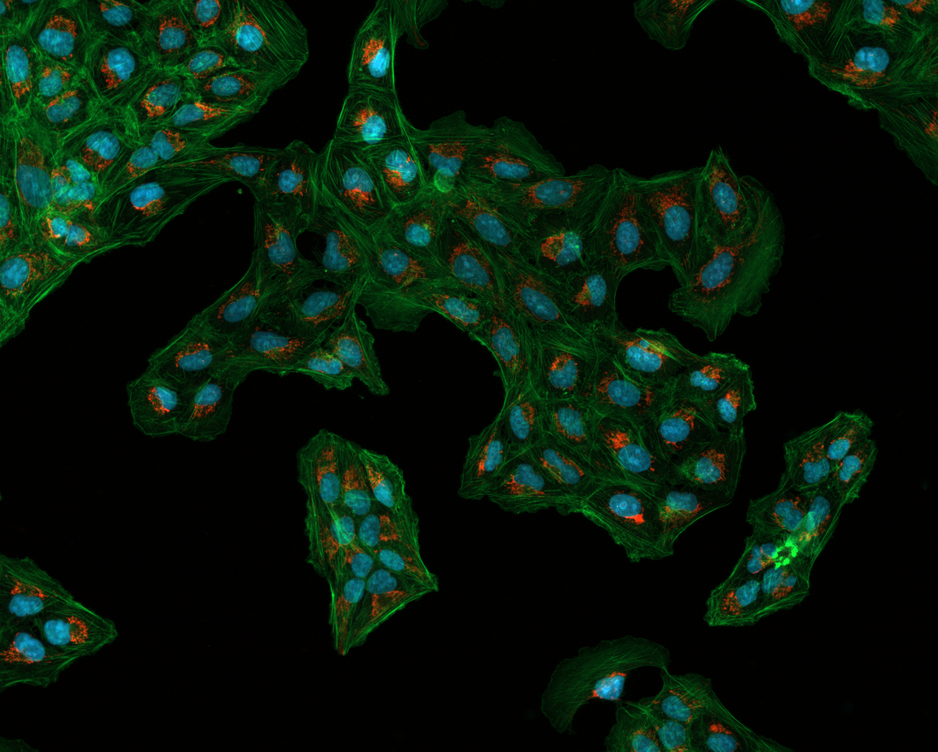
#> input picture data/Osteosarcoma_01.tif, 938 x 752 px, shrunk from 1376 x 1104 before the run
$ python watershed_grain_size_multiple_img.py
#> lines starting #> are read from the running program, lines starting #| are printed output that depends on the picture; after the words box and inside, x2 and y2 are one past the last pixel; in counts of white or black regions, pixels touching at a corner belong together
from matplotlib import pyplot as plt
import numpy as np
import cv2
from skimage import measure
from skimage.segmentation import clear_border

pixels_to_um = 0.454

img1 = cv2.imread("../data/Osteosarcoma_01.tif")
#> img1 is the input picture: shape (752, 938, 3); mean B, G, R 11.1, 23.9, 7

if img1 is None:
    raise FileNotFoundError("Image not loaded. Check your file path.")

imgb = img1[:, :, 0]   # blue channel

plt.figure()
plt.imshow(imgb, cmap="gray")
plt.title("Blue Channel")

ret, thresh = cv2.threshold(
    imgb,
    0,
    255,
    cv2.THRESH_BINARY + cv2.THRESH_OTSU
)
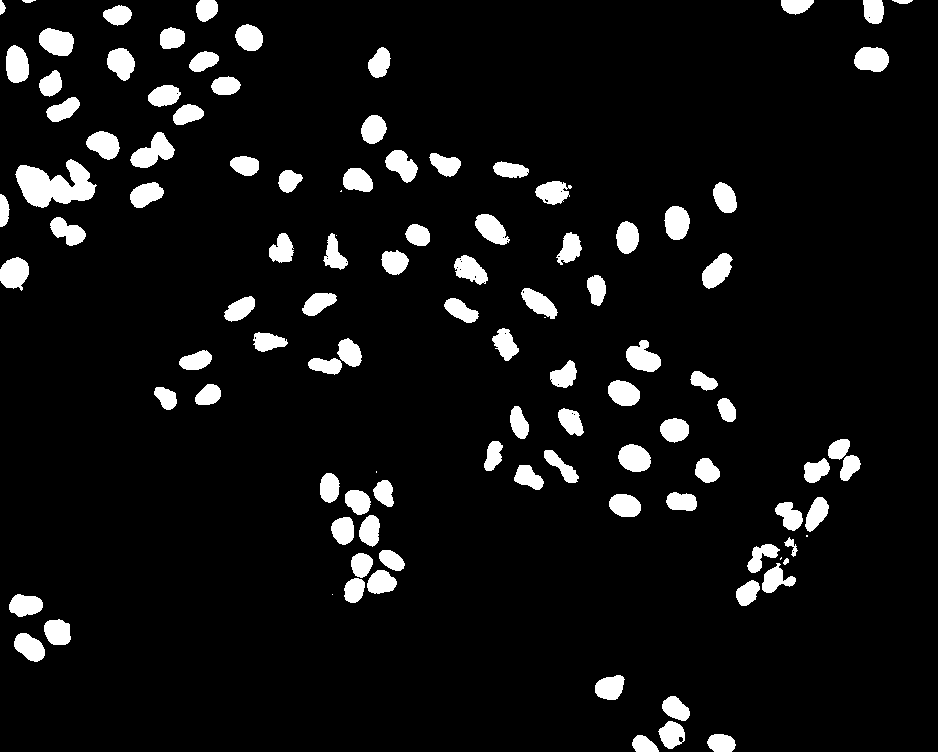
#> thresh: shape (752, 938); 7.1% white; 107 white regions (7 under 20 px), largest, box (x1, y1, x2, y2) and area: (15, 159, 97, 208) 2345, (130, 132, 175, 168) 862, (39, 28, 74, 56) 747
#> ret = 50

kernel = np.ones((3, 3), np.uint8)

opening = cv2.morphologyEx(
    thresh,
    cv2.MORPH_OPEN,
    kernel,
    iterations=1
)
#> opening: shape (752, 938); 7.1% white; 102 white regions (1 under 20 px), largest, box (x1, y1, x2, y2) and area: (16, 160, 95, 208) 2337, (131, 132, 174, 168) 856, (39, 28, 74, 56) 747

opening = clear_border(opening)

distance = cv2.distanceTransform(
    opening,
    cv2.DIST_L2,
    3
)

ret2, thresh2 = cv2.threshold(
    distance,
    0.2 * distance.max(),
    255,
    0
)
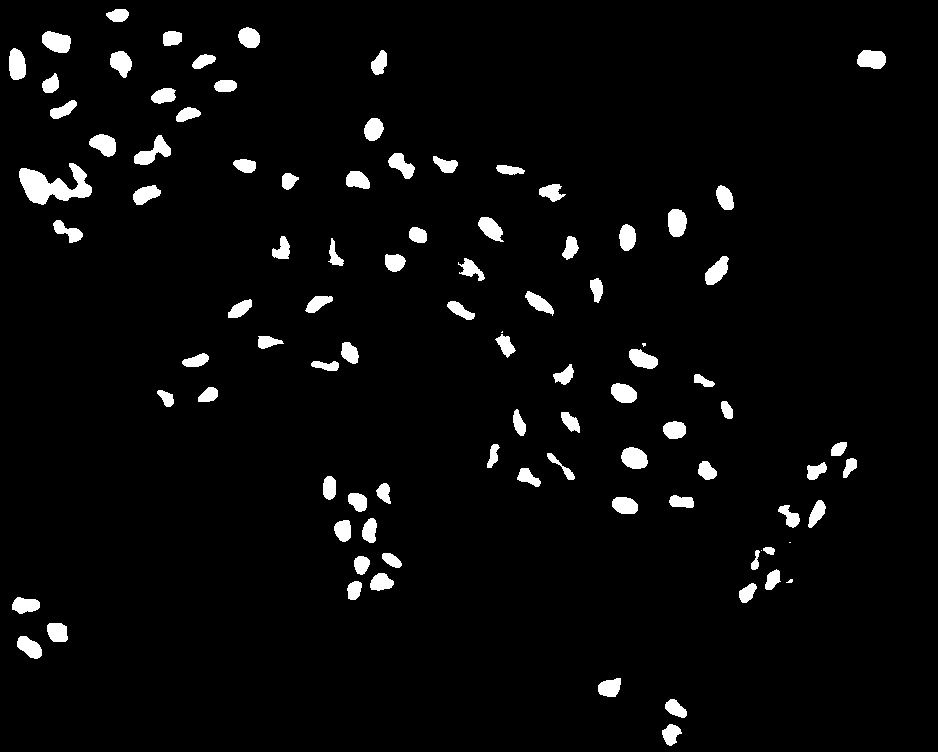
#> thresh2: shape (752, 938) float32; 3.7% white; 94 white regions (5 under 20 px), largest, box (x1, y1, x2, y2) and area: (19, 163, 92, 205) 1593, (134, 135, 171, 165) 504, (42, 31, 71, 53) 481
#> ret2 = 3.15

sure_fg = np.uint8(thresh2)
sure_bg = cv2.dilate(opening, kernel, iterations=1)
#> sure_bg: shape (752, 938); 8.1% white; 81 white regions, largest, box (x1, y1, x2, y2) and area: (15, 159, 96, 209) 2688, (343, 552, 398, 604) 1647, (803, 438, 861, 484) 1423

unknown = cv2.subtract(sure_bg, sure_fg)
#> unknown: shape (752, 938); 4.4% white; 81 white regions

ret3, markers = cv2.connectedComponents(sure_fg)
#> markers: shape (752, 938) int32; 95 distinct labels, from 0 to 94
#> ret3 = 95
markers = markers + 10
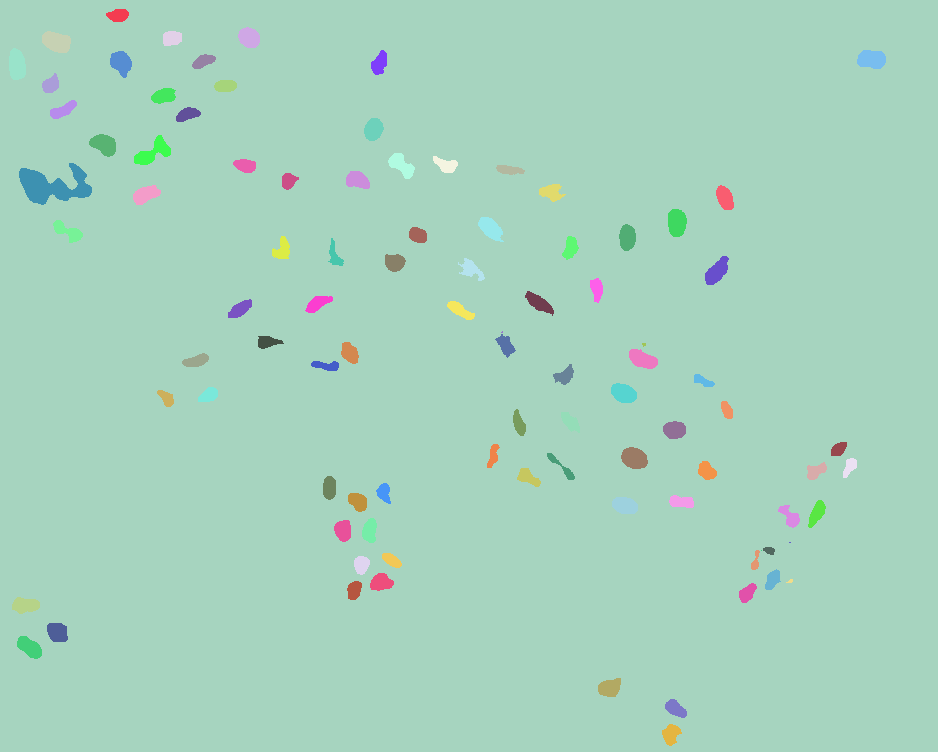
#> markers: shape (752, 938) int32; 95 distinct labels, from 10 to 104; one colour per label, 0 black
markers[unknown == 255] = 0

markers = markers.astype(np.int32)
markers = cv2.watershed(img1, markers)
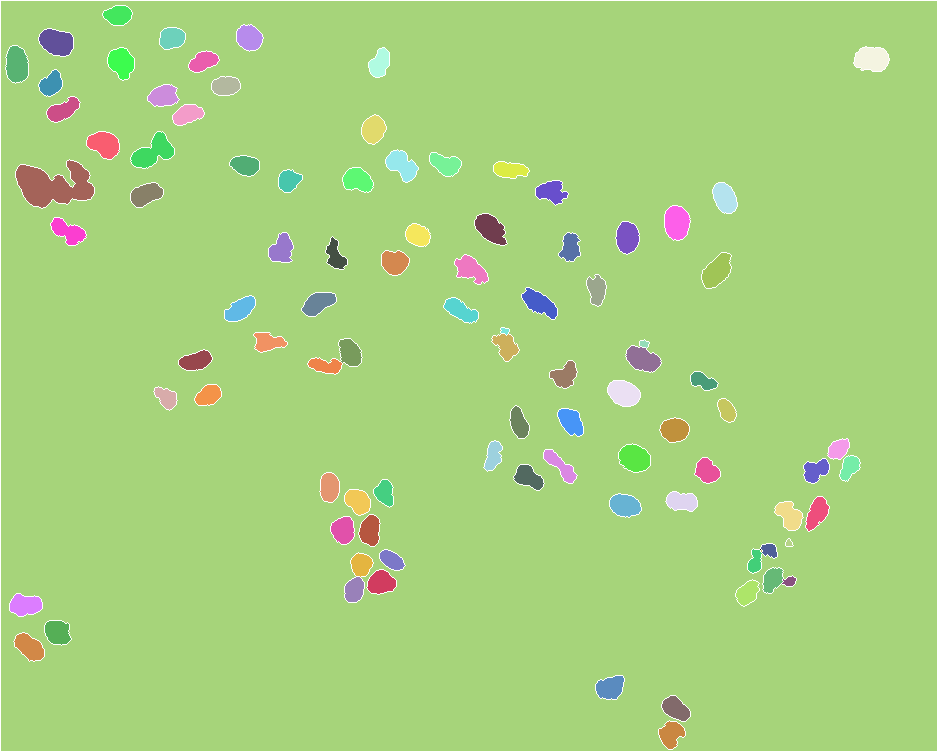
#> markers: shape (752, 938) int32; 97 distinct labels, from -1 to 104; one colour per label, 0 black, -1 white

label_img = markers.copy()
label_img[label_img == -1] = 0
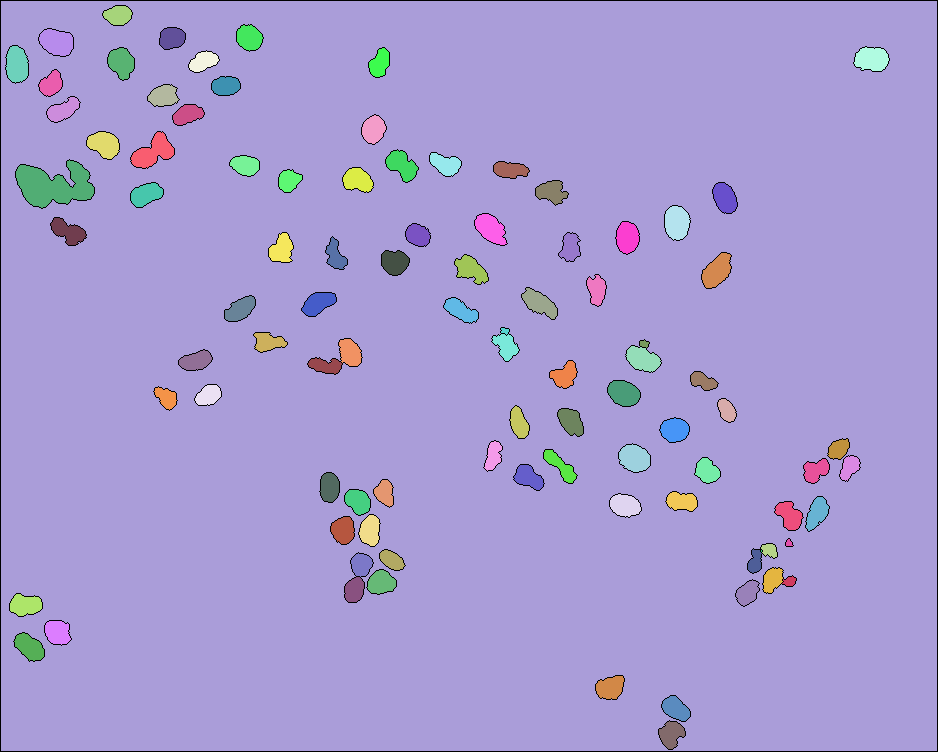
#> label_img: shape (752, 938) int32; 96 distinct labels, from 0 to 104; one colour per label, 0 black
label_img[label_img == 10] = 0
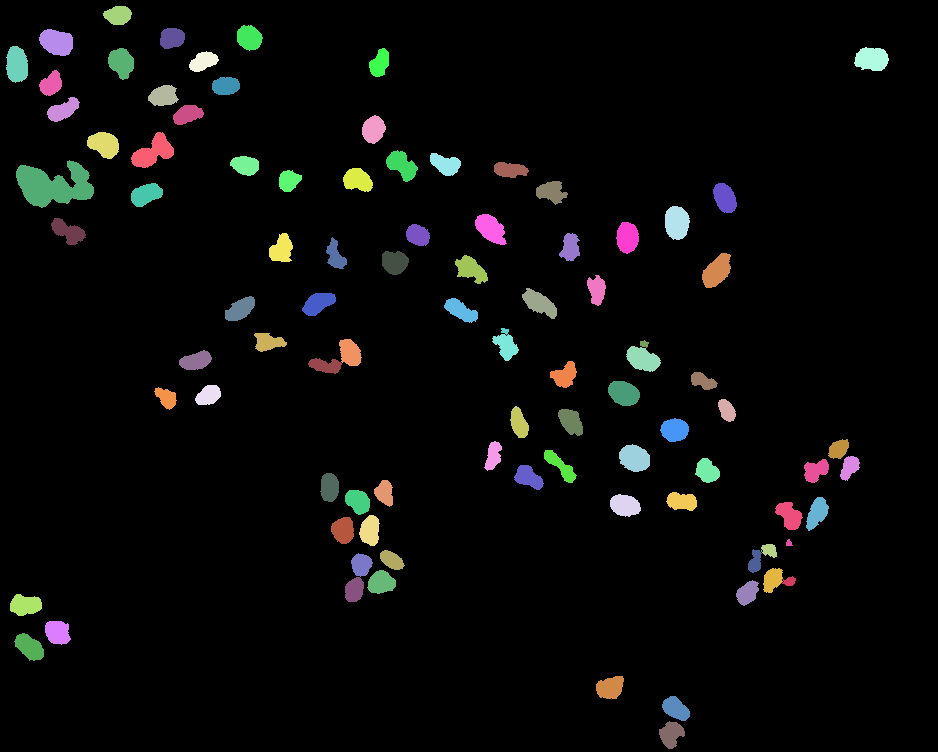
#> label_img: shape (752, 938) int32; 95 distinct labels, from 0 to 104; one colour per label, 0 black

clusters = measure.regionprops(
    label_img,
    intensity_image=imgb
)
#> clusters = 94 regions; largest, box (x1, y1, x2, y2) and area: (16, 160, 94, 208) 2232, (131, 132, 174, 168) 814, (39, 29, 73, 56) 701, (665, 206, 690, 240) 676, (702, 253, 731, 288) 662

with open("cell_nuclei_measurement.csv", "w") as output_file:
    output_file.write(
        "Label,Area_um2,EquivalentDiameter_um,Orientation_deg,"
        "MajorAxisLength_um,MinorAxisLength_um,Perimeter_um,"
        "MinIntensity,MeanIntensity,MaxIntensity\n"
    )

    for obj in clusters:
        label = obj.label
        area = obj.area * pixels_to_um**2
        equiv_diameter = obj.equivalent_diameter * pixels_to_um
        orientation = obj.orientation * 57.2958
        major_axis = obj.major_axis_length * pixels_to_um
        minor_axis = obj.minor_axis_length * pixels_to_um
        perimeter = obj.perimeter * pixels_to_um
        min_intensity = obj.min_intensity
        mean_intensity = obj.mean_intensity
        max_intensity = obj.max_intensity

        output_file.write(
            f"{label},{area},{equiv_diameter},{orientation},"
            f"{major_axis},{minor_axis},{perimeter},"
            f"{min_intensity},{mean_intensity},{max_intensity}\n"
        )
#> this loop made 94 passes
#> (area, equiv_diameter, orientation, major_axis, minor_axis, perimeter, min_intensity, mean_intensity) on passes 1 to 12: (85.33, 10.42, -85.74, 12.74, 8.64, 34.85, 52, 92.83), (103.9, 11.5, 49.96, 12.4, 10.7, 38.44, 58, 156.1), (144.5, 13.56, 70.56, 16.41, 11.35, 45.59, 51, 114.8), (88.42, 10.61, -74.8, 11.98, 9.5, 34.37, 49, 88.66), (134.2, 13.07, 4.7, 17.05, 10.1, 46.72, 57, 121.5), (120.6, 12.39, 24.82, 14.21, 11.06, 42.6, 51, 133), (82.86, 10.27, -22.72, 13.74, 7.95, 36.29, 91, 187.8), (134.6, 13.09, 88.55, 16.01, 10.86, 46.5, 57, 117.8), (84.1, 10.35, -67.1, 14.03, 7.8, 37.05, 47, 96.68), (81.62, 10.19, -39.39, 12.21, 8.8, 35.72, 53, 101.7), (86.36, 10.49, -85.13, 13.16, 8.37, 35.28, 41, 92.06), (98.52, 11.2, -78.95, 13.6, 9.45, 40.26, 35, 78.79)
#> (the run stopped early here; a loop or call above may not have finished)

$ run again, with data/MRI_clean.tif copied over data/Osteosarcoma_01.tif
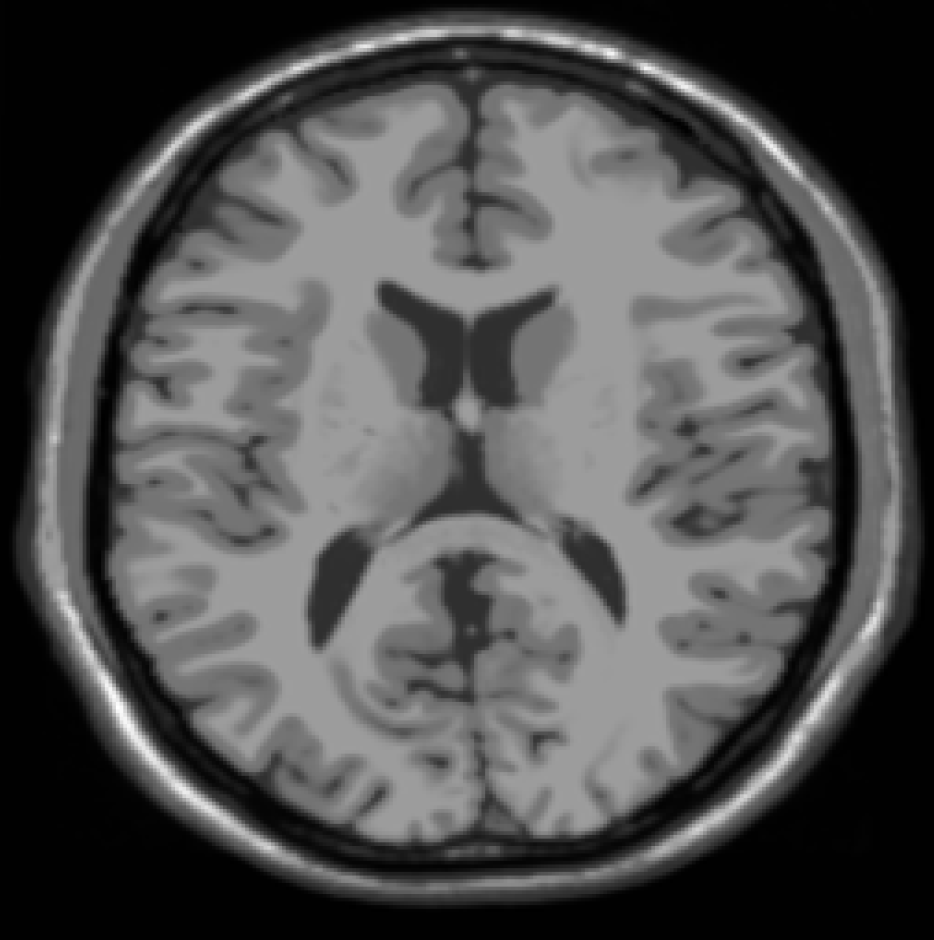
#> input picture data/MRI_clean.tif, 934 x 940 px
#> img1 is the input picture: shape (940, 934, 3); min 0, max 255, mean 80.2
#> `ret, thresh = cv2.threshold( imgb, 0, 255, cv2.THRESH_BINARY + cv2.THR..`:
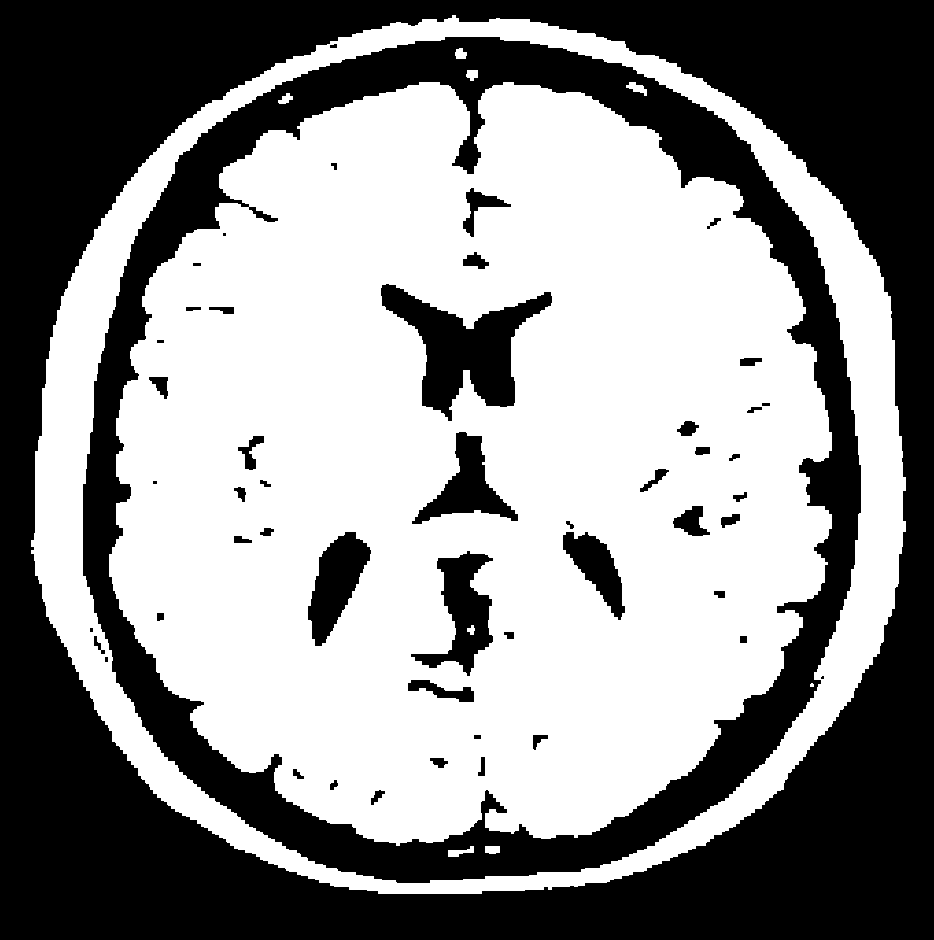
#> thresh: shape (940, 934); 55.6% white; 51 black regions (5 under 20 px), largest, box (x1, y1, x2, y2) and area: (0, 0, 934, 940) 260548, (83, 37, 861, 883) 99902, (381, 284, 552, 421) 9685
#> ret = 73
#> opening: shape (940, 934); 55.6% white; 51 black regions (5 under 20 px), largest, box (x1, y1, x2, y2) and area: (0, 0, 934, 940) 260548, (83, 37, 861, 883) 99904, (381, 284, 552, 421) 9685
#> thresh2: shape (940, 934) float32; 27.1% white; 17 white regions (8 under 20 px), largest, box (x1, y1, x2, y2) and area: (130, 103, 811, 823) 232000, (53, 249, 110, 619) 2857, (833, 233, 878, 433) 1375
#> ret2 = 20.38
#> sure_bg: shape (940, 934); 57.4% white; 56 black regions (23 under 20 px), largest, box (x1, y1, x2, y2) and area: (0, 0, 934, 940) 256990, (84, 38, 860, 882) 92099, (382, 285, 551, 420) 8901
#> unknown: shape (940, 934); 30.3% white; 16 white regions
#> ret3 = 18
#> `label_img[label_img == 10] = 0`:
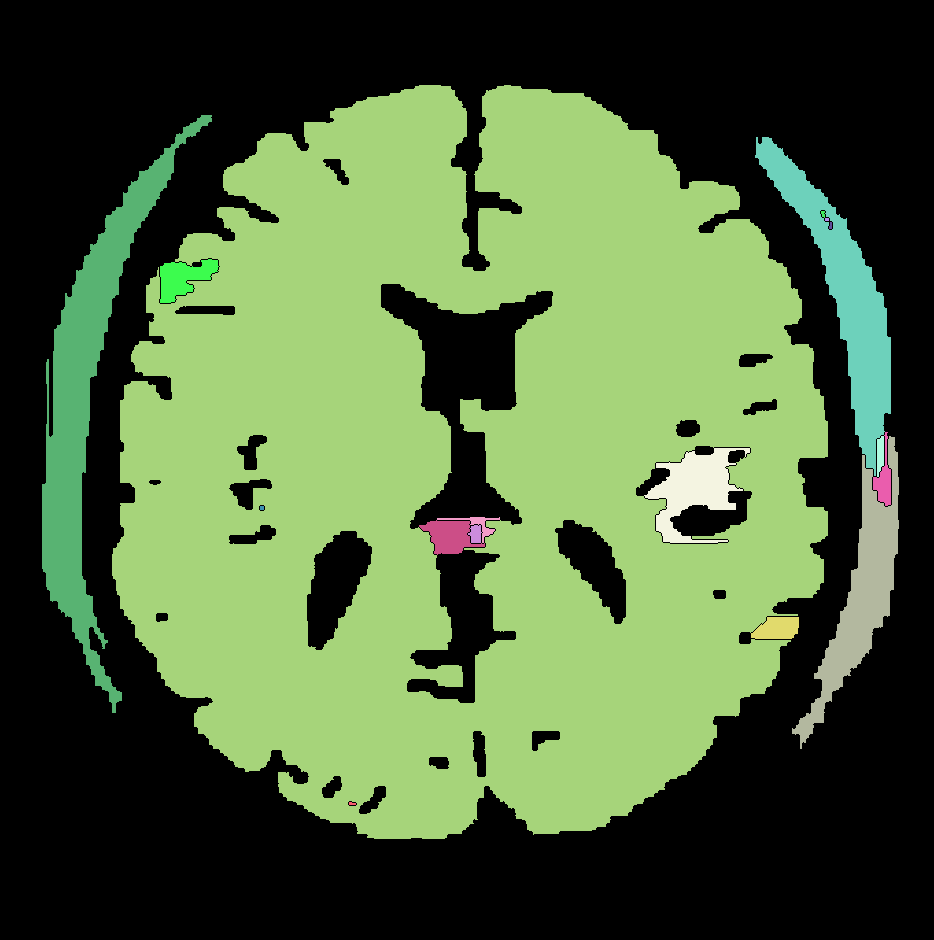
#> label_img: shape (940, 934) int32; 18 distinct labels, from 0 to 27; one colour per label, 0 black
#> clusters = 17 regions; largest, box (x1, y1, x2, y2) and area: (112, 85, 828, 839) 370273, (42, 115, 212, 713) 20419, (755, 137, 891, 476) 12354, (792, 436, 899, 749) 8968, (644, 448, 750, 543) 4552
#> the loop `for obj in clusters:` made 17 passes
#> (area, equiv_diameter, orientation, major_axis, minor_axis, perimeter, min_intensity, mean_intensity) on passes 1, 5, 6, 7, 8, 9, 10: (76319.2, 311.7, -11.45, 355.7, 331.6, 4059.5, 74, 134.5), (2546.4, 56.94, 19.33, 160.9, 30.06, 428.8, 74, 119.9), (4208.7, 73.2, -8.63, 267.7, 44.18, 787.8, 75, 126.9), (302.8, 19.63, -64.99, 30.91, 15.78, 98.96, 80, 127), (48.03, 7.82, -3.25, 18.49, 3.5, 39.62, 105, 106.1), (938.2, 34.56, -41.81, 49.04, 33.45, 276.2, 75, 109.1), (120.2, 12.37, -1.97, 28.89, 7.9, 77.67, 92, 106.8)
